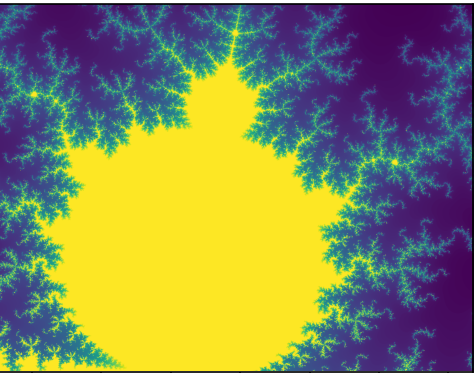
#> input picture CM_lab1/img2.png, 474 x 373 px
$ jupyter execute lab1.ipynb
#> lines starting #> are read from the running program, lines starting #| are printed output that depends on the picture; after the words box and inside, x2 and y2 are one past the last pixel; in counts of white or black regions, pixels touching at a corner belong together; long printed decimals are rounded
[cell 1]
import cv2
import numpy as np
import matplotlib.pyplot as plt
import scipy as sp
from scipy.interpolate import CubicSpline, PchipInterpolator, splprep, splev
from sympy import Sum, IndexedBase, symbols, Piecewise
import sympy as sym


# [34 lines left out: function lab1_base, not called in this run]


image = cv2.imread('img2.png')
#> image is the input picture: shape (373, 474, 3); mean B, G, R 89.5, 135.3, 134.9
image_rgb = cv2.cvtColor(image, cv2.COLOR_BGR2RGB)


gray = cv2.cvtColor(image, cv2.COLOR_BGR2GRAY)
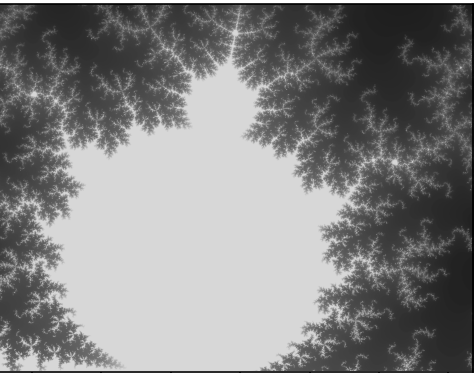
#> gray: shape (373, 474); min 1, max 255, mean 129.9
blurred = cv2.GaussianBlur(gray, (5, 5), 0)

ret, thresh = cv2.threshold(blurred, 0, 255, cv2.THRESH_BINARY + cv2.THRESH_OTSU)
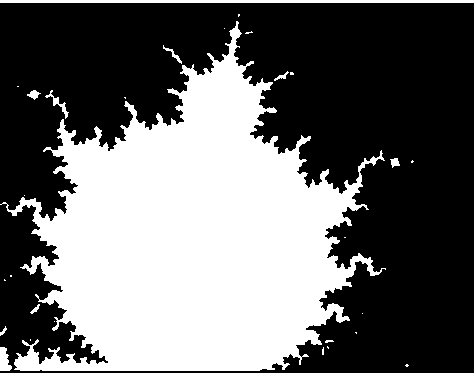
#> thresh: shape (373, 474); 41% white; 29 white regions (19 under 20 px)
#> ret = 141
contours, ret = cv2.findContours(thresh, cv2.RETR_EXTERNAL, cv2.CHAIN_APPROX_SIMPLE)
#> contours = 29 contours, 20 with area under 20; largest, box (x1, y1, x2, y2) and area: (0, 21, 386, 371) 68761, (0, 0, 474, 3) 946, (0, 347, 12, 371) 170, (45, 90, 69, 119) 92, (27, 90, 41, 100) 56; ret = 29 rows, first 6: [1, -1, -1, -1], [2, 0, -1, -1], [3, 1, -1, -1], [4, 2, -1, -1], [5, 3, -1, -1], [6, 4, -1, -1]
output = image_rgb.copy()
cv2.drawContours(output, contours, -1, (255, 0, 0), 2)
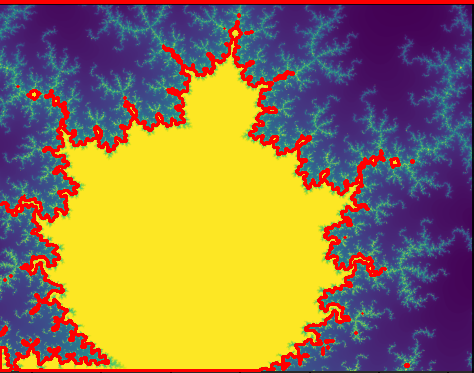
#> output: shape (373, 474, 3); mean R, G, B 146, 120.4, 80.5
main_contour = max(contours, key=cv2.contourArea)
#> main_contour = contour of 1792 points, box (x1, y1, x2, y2) (0, 21, 386, 371), area 68761


points = np.squeeze(main_contour)
#> points = 1792 pairs, first value 0 to 385, second value 21 to 370
indices = np.linspace(0, len(points) - 1, 100).astype(int)
#> indices = 100 values from 0 to 1791
sampled_points = points[indices]
#> sampled_points = 100 pairs, first value 5 to 382, second value 21 to 369

with open('konturs.txt', 'w') as f:
    for x, y in sampled_points:
        f.write(f"{x},{y}\n")
#> this loop made 100 passes
#> (x, y) on passes 1 to 12: (236, 21), (225, 43), (219, 62), (211, 70), (196, 74), (180, 73), (179, 93), (183, 103), (180, 115), (166, 125), (156, 125), (137, 120)

print(len(sampled_points))
#| 100


plt.figure(figsize=(10, 5))
plt.subplot(121), plt.imshow(thresh, cmap='gray'), plt.title('Binary Mask')
plt.subplot(122), plt.imshow(output), plt.title('Extracted Contours')
plt.show()
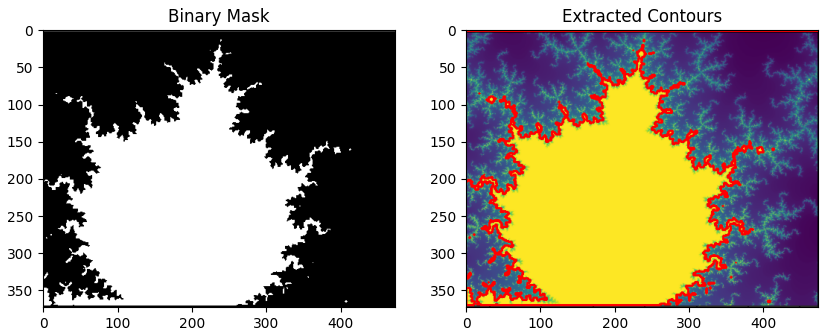
#> figure drawn by matplotlib, 2 panels

[cell 2]
x_coords = []
y_coords = []

try:
    with open('konturs.txt', 'r') as f:
        for line in f:

            if ',' in line:
                parts = line.strip().split(',')
                x_coords.append(float(parts[0]))
                y_coords.append(float(parts[1]))
except FileNotFoundError:
    print("error")


x = np.array(x_coords)
y = np.array(y_coords)


plt.figure(figsize=(8, 8))
plt.scatter(x, y, color='red', s=15, label='points')
plt.gca().invert_yaxis()

plt.title(f'P points {len(x)})')
plt.xlabel('X (pixels)')
plt.ylabel('Y (pixels)')
plt.grid(True, linestyle='--', alpha=0.6)
plt.legend()
plt.axis('equal')

plt.show()
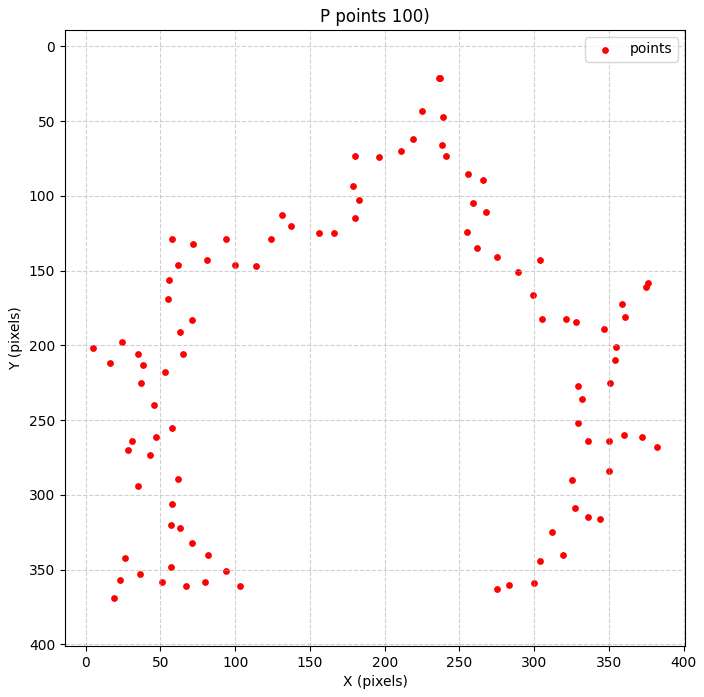
#> figure drawn by matplotlib, 1 panel

[cell 3]
M = 10
points = np.squeeze(main_contour)
indices = np.linspace(0, len(points) - 1, 100).astype(int)
sampled_points2 = points[indices]
#> sampled_points2 has the same summary as sampled_points

with open('konturs.txt', 'w') as f:
    for px, py in sampled_points2:
        f.write(f"{px},{py}\n")
#> this loop made 100 passes

P_hat = sampled_points2[::M]
#> P_hat = [[236, 21], [156, 125], [62, 146], [16, 212], [35, 294], [57, 348], [319, 340], [350, 264], [376, 158], [262, 135]]


not_regular_x = P_hat[:, 0]
#> not_regular_x = [236, 156, 62, 16, 35, 57, 319, 350, 376, 262]
not_regular_y = P_hat[:, 1]
#> not_regular_y = [21, 125, 146, 212, 294, 348, 340, 264, 158, 135]

print(len(sampled_points2))
#| 100
print(len(not_regular_x))
#| 10


indicess = np.linspace(0, len(points) - 1, 100).astype(int)
#> indicess = 100 values from 0 to 1791
sampled_points2 = points[indicess] #


with open('coeffs.txt', 'w') as f:
    for x, y in sampled_points2:
        f.write(f"{x},{y}\n")


plt.figure(figsize=(8, 8))
plt.scatter(not_regular_x, not_regular_y, color='red', s=30, label=' P_hat (M=10)')

plt.gca().invert_yaxis()
plt.legend()
plt.show()
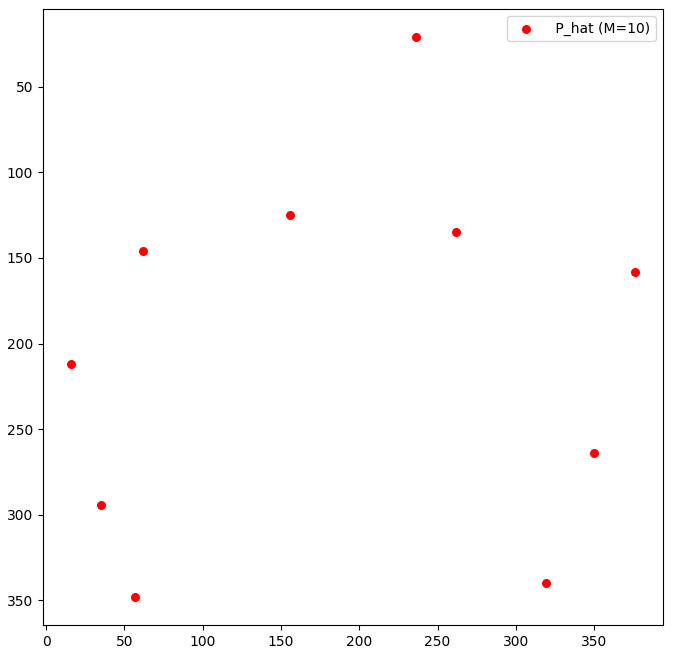
#> figure drawn by matplotlib, 1 panel

[cell 4]
# t
t = np.zeros(len(P_hat))
#> t = [0, 0, 0, 0, 0, 0, 0, 0, 0, 0]
for i in range(1, len(t)):
    t[i] = t[i-1] + np.hypot(P_hat[i,0] - P_hat[i-1,0],
                              P_hat[i,1] - P_hat[i-1,1])
#> this loop made 9 passes
#> after the loop, t = [0, 131.2, 227.5, 308, 392.1, 450.5, 712.6, 794.7, 903.8, 1020.1]

# СЛАУ
cs_x = CubicSpline(t, not_regular_x, bc_type='natural')
cs_y = CubicSpline(t, not_regular_y, bc_type='natural')
tau = sym.Symbol('t')
x_segments = []
y_segments = []

for j in range(len(t) - 1):
    t_start, t_end = t[j], t[j+1]

    aj0, aj1, aj2, aj3 = cs_x.c[3,j], cs_x.c[2,j], cs_x.c[1,j], cs_x.c[0,j]
    # x_j(t)
    poly_x = aj0 + aj1*(tau - t_start) + aj2*(tau - t_start)**2 + aj3*(tau - t_start)**3
    bj0, bj1, bj2, bj3 = cs_y.c[3,j], cs_y.c[2,j], cs_y.c[1,j], cs_y.c[0,j]
    #  y_j(t)
    poly_y = bj0 + bj1*(tau - t_start) + bj2*(tau - t_start)**2 + bj3*(tau - t_start)**3

    condition = (tau >= t_start) & (tau <= t_end)
    x_segments.append((poly_x, condition))
    y_segments.append((poly_y, condition))
#> this loop made 9 passes
#> (t_start, t_end, aj0, aj1, aj2, aj3, bj0, bj1) on passes 1 to 9: (0, 131.2, 236, -0.48, -4.34e-19, -7.56e-06, 21, 1.02), (131.2, 227.5, 156, -0.87, -0.00297, 1.94e-05, 125, 0.339), (227.5, 308, 62, -0.902, 0.00265, 1.81e-05, 146, 0.475), (308, 392.1, 16, -0.125, 0.00701, -3.37e-05, 212, 0.982), (392.1, 450.5, 35, 0.338, -0.00151, 3.76e-05, 294, 0.983), (450.5, 712.6, 57, 0.545, 0.00507, -1.27e-05, 348, 0.795), (712.6, 794.7, 319, 0.581, -0.00493, 3e-05, 340, -0.757), (794.7, 903.8, 350, 0.377, 0.00245, -3.4e-05, 264, -1.07), (903.8, 1020.1, 376, -0.306, -0.0087, 2.49e-05, 158, -0.623)
#> after the loop, x_segments = 9 items; y_segments = 9 items

x_tilde = sym.Piecewise(*x_segments)
y_tilde = sym.Piecewise(*y_segments)

sym.pprint(x_segments[0][0])
#|                        3                         2
#| - 7.55625930821406e-6⋅t  - 4.33680868994202e-19⋅t  - 0.4796⋅t + 236.0

[cell 5]
t_100 = np.linspace(0, t[-1], len(sampled_points))
#> t_100 = 100 values from 0 to 1020.1


x_tilde_100 = cs_x(t_100)
#> x_tilde_100 = 100 values, max 378.9 at index 86, min 15.44 at index 31, mean 195.8
y_tilde_100 = cs_y(t_100)
#> y_tilde_100 = 100 values, max 395 at index 56, min 21 at index 0, mean 234.3

rho_100 = np.sqrt((x_tilde_100 - sampled_points[:, 0])**2 +
                   (y_tilde_100 - sampled_points[:, 1])**2)
#> rho_100 = 100 values, max 152.1 at index 55, min 0 at index 0, mean 55.82
mean_rho = np.mean(rho_100)
#> mean_rho = 55.82
std_rho = np.std(rho_100)
#> std_rho = 34.96

print(f"Средняя ошибка на 100 точках: {mean_rho:.2e}")
#| Средняя ошибка на 100 точках: 5.58e+01
print(f"Станд. отклонение: {std_rho:.2e}")
#| Станд. отклонение: 3.50e+01

plt.figure(figsize=(10, 5))


plt.plot(range(len(rho_100)), rho_100, color='teal', label='Ошибка  (100 точек)')


plt.axhline(mean_rho, color='red', linestyle='--', linewidth=2,
            label=f'Среднее: {mean_rho:.2f}')

plt.fill_between(range(len(rho_100)),
                 max(0, mean_rho - std_rho),
                 mean_rho + std_rho,
                 color='red', alpha=0.15, label=f'Отклонение: {std_rho:.2f}')


plt.title("Анализ точности сплайна относительно исходного контура")
plt.xlabel("Индекс точки ")
plt.ylabel("Расстояние")
plt.grid(True, linestyle=':', alpha=0.7)
plt.legend()
plt.show()
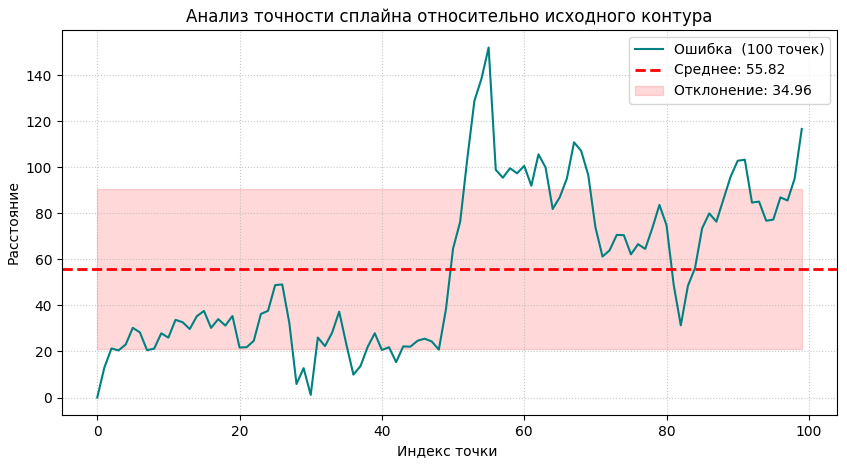
#> figure drawn by matplotlib, 1 panel; curve peaks at x = 55, y = 152.1

[cell 6]
h = 0.1
t_fine = np.arange(0, t[-1] + h, h)
#> t_fine = 10202 values from 0 to 1020.1


x_fine = cs_x(t_fine)
#> x_fine = 10202 values, max 378.9 at index 8839, min 15.42 at index 3176, mean 195.3
y_fine = cs_y(t_fine)
#> y_fine = 10202 values, max 395.1 at index 5722, min 21 at index 0, mean 235.9

plt.figure(figsize=(10, 8))


plt.scatter(sampled_points2[:, 0], sampled_points2[:, 1],
            color='blue', s=20, alpha=0.3, label='Исходные точки P')


plt.scatter(not_regular_x, not_regular_y,
            color='red', s=50, marker='o', label='Опорные узлы ')


plt.plot(x_fine, y_fine,
         color='green', linewidth=2, label=f'Сплайн (h={h})')


plt.plot(not_regular_x, not_regular_y,
         color='gray', linestyle='--', linewidth=1, alpha=0.7, label='Ломаная по узлам')


plt.title('Аппроксимация контура сплайном')
plt.xlabel('X')
plt.ylabel('Y')
plt.gca().invert_yaxis()
plt.grid(True, linestyle='--', alpha=0.6)
plt.legend()
plt.axis('equal')

plt.show()
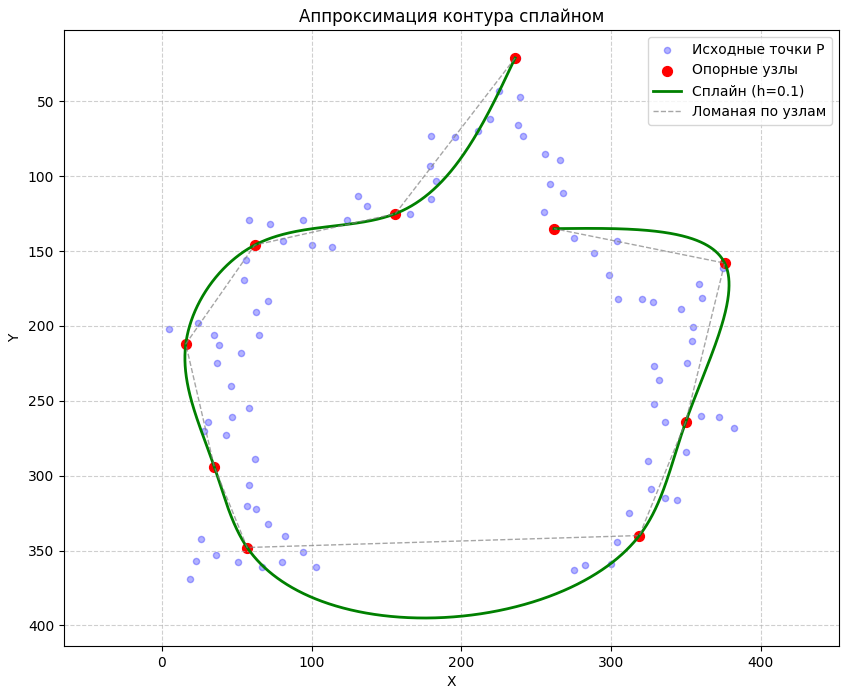
#> figure drawn by matplotlib, 1 panel

[cell 7]
class AutoDiffNum:
    def __init__(self, a, b):
        self.a = a
        self.b = b
    def __add__(self, some_else):

        return AutoDiffNum(
            self.a + some_else.a,
            self.b + some_else.b)
    def __mul__(self, some_else):

        return AutoDiffNum(
            self.a * some_else.a,
            self.a * some_else.b + self.b * some_else.a)
    # [5 lines left out: function __sub__, not called in this run]
    def __truediv__(self, some_else):

        return AutoDiffNum(
            self.a / some_else.a,
            (self.b * some_else.a - self.a * some_else.b)/(some_else.a ** 2))
    def __repr__(self):
        return f"{self.a} + epsilon{self.b}"


x = AutoDiffNum(2, 3)
f = x * x / x * x
print("f(x)=", f.a)
print("f'(x)=", f.b)

[cell 8]
def evaluate_autodiff(cs, t_val):

    idx = np.searchsorted(cs.x, t_val) - 1
    idx = max(0, min(idx, len(cs.x) - 2))

    dt_val = t_val - cs.x[idx]

    dt = AutoDiffNum(dt_val, 1.0)
    # S(t) = c0*dt^3 + c1*dt^2 + c2*dt + c3
    c0 = AutoDiffNum(cs.c[0, idx], 0.0)
    c1 = AutoDiffNum(cs.c[1, idx], 0.0)
    c2 = AutoDiffNum(cs.c[2, idx], 0.0)
    c3 = AutoDiffNum(cs.c[3, idx], 0.0)

    # (c0 * dt^3 + c1 * dt^2 + c2 * dt + c3)
    res = ((c0 * dt + c1) * dt + c2) * dt + c3
    return res
# [4 lines left out: function get_G, not called in this run]

def get_R(G_vec):
    return np.array([-G_vec[1], G_vec[0]])


t_points = np.linspace(0, t[-1], 8)
G_list, R_list, OX, OY = [], [], [], []

for tp in t_points:
    res_x = evaluate_autodiff(cs_x, tp)
    res_y = evaluate_autodiff(cs_y, tp)

    # Касательная G = (dx/dt, dy/dt)
    g = np.array([res_x.b, res_y.b])
    # Нормаль R = (-dy, dx)
    r = np.array([-res_y.b, res_x.b])
    g = g / np.linalg.norm(g) * 30
    r = r / np.linalg.norm(r) * 30
    G_list.append(g)
    R_list.append(r)
    OX.append(res_x.a)
    OY.append(res_y.a)
#> this loop made 8 passes
#> (g, r) on passes 1 to 8: ([-12.77, 27.15], [-27.15, -12.77]), ([-29.25, 6.65], [-6.65, -29.25]), ([-9.99, 28.29], [-28.29, -9.99]), ([13.22, 26.93], [-26.93, 13.22]), ([29.96, -1.56], [1.56, 29.96]), ([14.18, -26.44], [26.44, 14.18]), ([3.93, -29.74], [29.74, 3.93]), ([-30, 0.34], [-0.34, -30])
#> after the loop, G_list = [[-12.77, 27.15], [-29.25, 6.65], [-9.99, 28.29], [13.22, 26.93], [29.96, -1.56], [14.18, -26.44], [3.93, -29.74], [-30, 0.34]]; OX = [236, 142.8, 19.9, 50.57, 188.5, 327.2, 378.3, 262]; OY = [21, 129, 195.8, 336.9, 394.7, 327.2, 180.6, 135]; R_list = [[-27.15, -12.77], [-6.65, -29.25], [-28.29, -9.99], [-26.93, 13.22], [1.56, 29.96], [26.44, 14.18], [29.74, 3.93], [-0.34, -30]]

G_list = np.array(G_list)
R_list = np.array(R_list)

plt.figure(figsize=(10, 10))

# Рисуем сплайн
t_fine = np.linspace(0, t[-1], 200)
#> t_fine = 200 values from 0 to 1020.1
plt.plot(cs_x(t_fine), cs_y(t_fine), color='mediumpurple', label='Spline', alpha=0.7)


plt.quiver(OX, OY, G_list[:,0], G_list[:,1], color='green',
           angles='xy', scale_units='xy', scale=1, label='Tangent $G(t)$')


plt.quiver(OX, OY, R_list[:,0], R_list[:,1], color='red',
           angles='xy', scale_units='xy', scale=1, label='Normal $R(t)$')

plt.gca().invert_yaxis()
plt.axis('equal')
plt.legend()
plt.grid(True, linestyle=':', alpha=0.4)
plt.show()
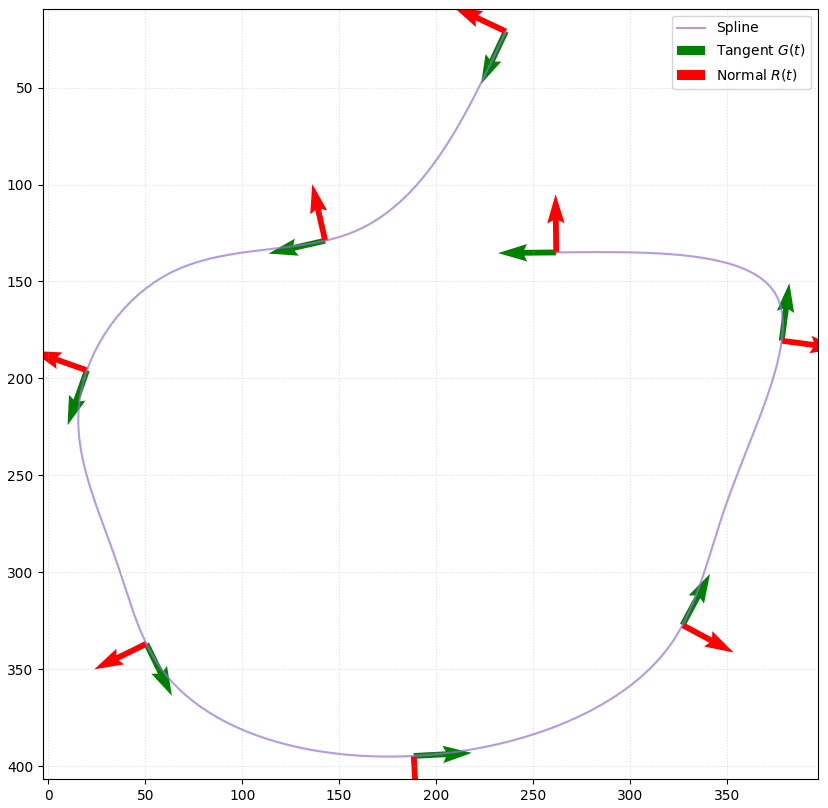
#> figure drawn by matplotlib, 1 panel
